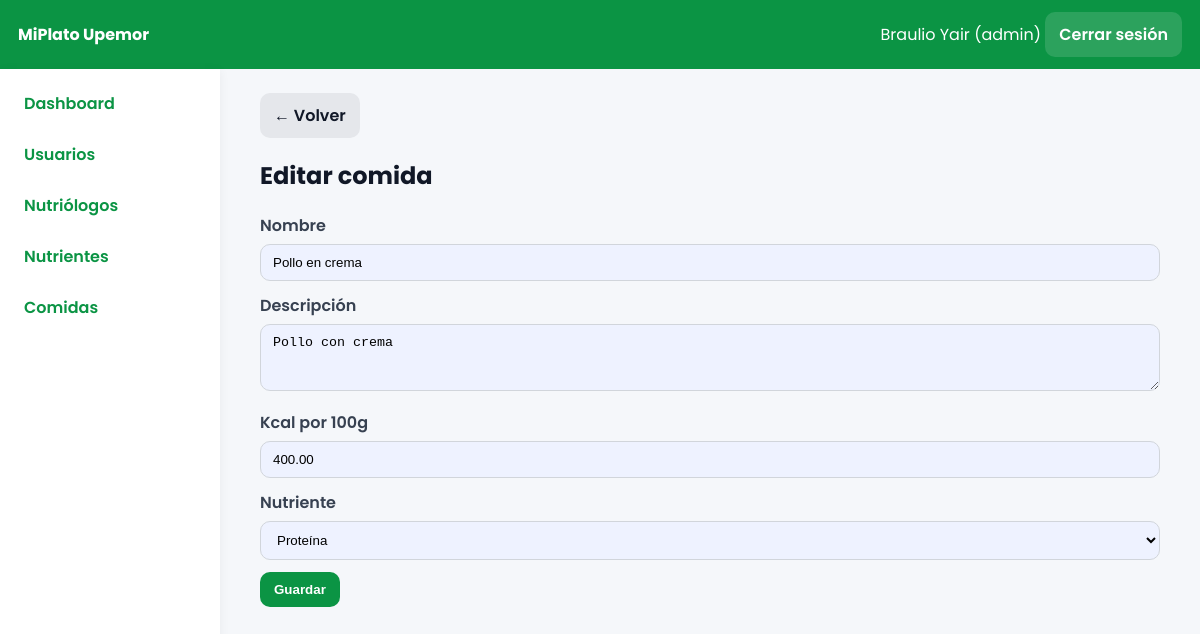
Page /index.php?controller=admin&action=comidaForm&id=6 (signed in) on the committed database.
### tables this page shows
CREATE TABLE `comidas` (
  `id_comida` int(11) NOT NULL AUTO_INCREMENT,
  `nombre` varchar(150) NOT NULL,
  `descripcion` text DEFAULT NULL,
  `calorias_por_100g` decimal(7,2) NOT NULL DEFAULT 0.00,
  `id_nutriente` int(11) DEFAULT NULL,
  PRIMARY KEY (`id_comida`),
  KEY `comidas_ibfk_nutriente` (`id_nutriente`),
  CONSTRAINT `comidas_ibfk_nutriente` FOREIGN KEY (`id_nutriente`) REFERENCES `nutrientes` (`id_nutriente`) ON DELETE SET NULL ON UPDATE CASCADE
);

CREATE TABLE `nutrientes` (
  `id_nutriente` int(11) NOT NULL AUTO_INCREMENT,
  `nombre` varchar(120) NOT NULL,
  `calorias_por_gramo` decimal(6,2) NOT NULL DEFAULT 0.00,
  `unidad_medida` varchar(30) NOT NULL DEFAULT 'g',
  `tipo` varchar(60) NOT NULL DEFAULT 'macronutriente',
  PRIMARY KEY (`id_nutriente`)
);

### app/core/Controller.php (called while the page is built, shortened)
<?php
class Controller{
protected function view($file,$data=[]){$view=$file;extract($data);include __DIR__.'/../views/layout.php';}
protected function partial($file,$data=[]){extract($data);include __DIR__.'/../views/'.$file.'.php';}
}

### app/controllers/AdminController.php (called while the page is built, shortened)
<?php
require_once __DIR__.'/../models/User.php';require_once __DIR__.'/../models/Nutriente.php';require_once __DIR__.'/../models/Comida.php';require_once __DIR__.'/../models/EstudianteDetalle.php';
class AdminController extends Controller{
public function comidaForm()
{
    $id = $_GET['id'] ?? null;
    $c  = $id ? (new Comida())->find($id) : null;
    $nutrientes = (new Nutriente())->all();
    $this->view('admin/comidas/form', compact('c', 'nutrientes'));
}
}

### app/core/Router.php (called while the page is built)
<?php
class Router{public static function dispatch(){$c=$_GET['controller']??'auth';$a=$_GET['action']??'login';$cn=ucfirst($c).'Controller';$f=__DIR__.'/../controllers/'.$cn.'.php';if(!file_exists($f)){http_response_code(404);echo'Controller not found';exit;}require_once $f; if(!class_exists($cn)){echo'Class not found';exit;} $o=new $cn(); if(!method_exists($o,$a)){echo'Action not found';exit;} $o->$a();}}

### index.php (called while the page is built, shortened)
<?php
require __DIR__.'/app/core/Controller.php';
require __DIR__.'/app/core/Model.php';
require __DIR__.'/app/core/Database.php';
require __DIR__.'/app/core/Router.php';
Router::dispatch();

### app/core/Database.php (called while the page is built)
<?php
class Database{private static $c=null;public static function getConnection(){if(self::$c===null){$dsn='mysql:host='.DB_HOST.';dbname='.DB_NAME.';charset=utf8mb4';self::$c=new PDO($dsn,DB_USER,DB_PASS,[PDO::ATTR_ERRMODE=>PDO::ERRMODE_EXCEPTION,PDO::ATTR_DEFAULT_FETCH_MODE=>PDO::FETCH_ASSOC]);}return self::$c;}}

### app/core/Model.php (called while the page is built)
<?php class Model{protected $db;function __construct(){ $this->db=Database::getConnection();}}

### app/models/Comida.php (called while the page is built, shortened)
<?php
class Comida extends Model
{
    public function find($id_comida)
    {
        $sql = "SELECT c.id_comida, c.nombre, c.descripcion, c.calorias_por_100g, c.id_nutriente, n.nombre AS nutriente
                FROM comidas c
                LEFT JOIN nutrientes n ON c.id_nutriente = n.id_nutriente
                WHERE c.id_comida = ?";
        $st = $this->db->prepare($sql);
        $st->execute([$id_comida]);
        return $st->fetch();
    }
}

### app/models/Nutriente.php (called while the page is built, shortened)
<?php
class Nutriente extends Model
{
    public function all()
    {
        $sql = "SELECT id_nutriente, nombre, calorias_por_gramo, unidad_medida, tipo
                FROM nutrientes
                ORDER BY id_nutriente DESC";
        return $this->db->query($sql)->fetchAll();
    }
}

### app/views/admin/comidas/form.php (the view, shortened to what this page needs)
<a class='btn' href='index.php?controller=admin&action=comidas'>← Volver</a>
<h2><?= isset($c) ? 'Editar' : 'Nueva' ?> comida</h2>
<form method='POST' action='index.php?controller=admin&action=comidaSave'>
  <label class='form-label'>Nombre</label>
  <input class='form-control' name='nombre'
         value='<?= $c['nombre'] ?? '' ?>' required>
  <label class='form-label'>Descripción</label>
  <textarea class='form-control' name='descripcion' rows='3'><?= $c['descripcion'] ?? '' ?></textarea>
  <label class='form-label'>Kcal por 100g</label>
  <input class='form-control' type='number' step='0.01' min='0'
         name='calorias_por_100g'
         value='<?= $c['calorias_por_100g'] ?? '0' ?>' required>
  <label class='form-label'>Nutriente</label>
  <select class='form-control' name='id_nutriente'>
    <?php foreach ($nutrientes as $n): ?>
      <option value='<?= $n['id_nutriente'] ?>'
        <?= isset($c) && $c['id_nutriente'] == $n['id_nutriente'] ? 'selected' : '' ?>>
        <?= htmlspecialchars($n['nombre']) ?>
      </option>
    <?php endforeach; ?>
  </select>
  <button class='btn primary mt-12' type='submit'>Guardar</button>
</form>

### public/css/app.css (style rules this page uses)
* { box-sizing:border-box }
body { font-family:'Poppins',system-ui,Segoe UI,Roboto,Arial,sans-serif;background:#f5f7fa;margin:0;color:#111827 }
.form-label { display:block;text-align:left;margin:12px 0 6px;font-weight:600;color:#374151 }
.form-control { width:100%;border:1px solid #d1d5db;border-radius:10px;padding:10px 12px;background:#eef2ff }
.mt-12 { margin-top:12px }
.btn { display:inline-block;padding:10px 14px;border-radius:10px;border:0;background:#e5e7eb;text-decoration:none;color:#111827;font-weight:600 }
.btn.primary { background:#0b9444;color:#fff }

### rows in the picture
comidas: nombre "Pollo en crema", descripcion "Pollo con crema", calorias_por_100g "400.00", id_nutriente "Proteína"

### other values in the picture
$_SESSION['user']['nombre'] "Braulio Yair"
$_SESSION['user']['rol'] "admin"
